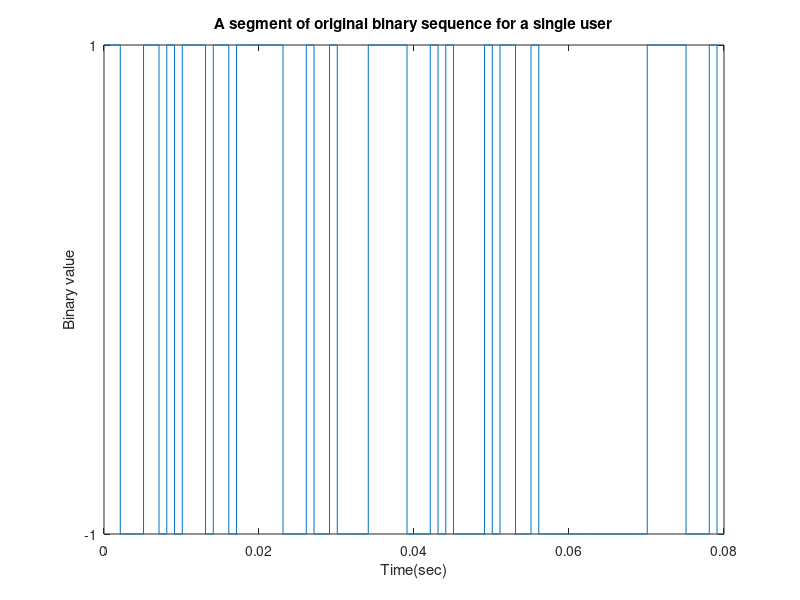
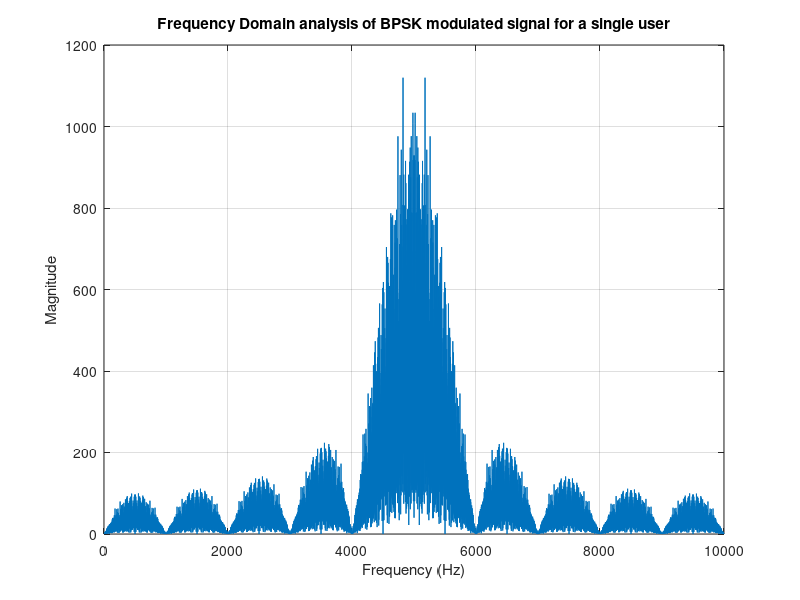
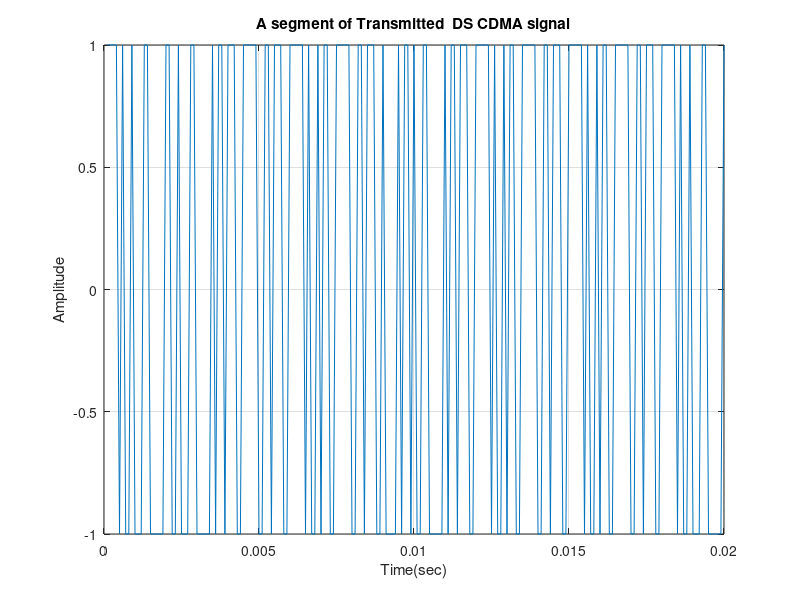

These figures' MATLAB source, in order: (Note: this script raises an error after producing the figures.)
% 1. Write a Matlab  program to evaluate performance of a   1/2-rated convolutionally encoded DS CDMA system in AWGN channel


% This program has been developed to study BER performance of a   1/2-rated convolutionally encoded DS CDMA system
% for a single user under AWGN channel
clear all;
close all;
msg=round(rand(1,1000));
%1/2 rated convolutional Encoder
trellis=poly2trellis(3,[6 7]);
user=convenc(msg,trellis);
% Convolutionally encoded data(0,1) are  mapping into +1/1
%% To convert the binary sequences to bipolar NRZ format
length_user=length(user);
for i=1:length_user
    if user(i)==0
        user(i)=-1;
    end
end
fc=5000; %%carrier frequency, %KHz
eb=.5;     %% energy per bit
bitrate=1000;% 1KHz
tb=1/bitrate; %% time per bit of message sequence
chiprate=10000;
tc=1/chiprate;
%%% CDMA transmitter for a single user
t=tc:tc:tb*length_user;
%%plotting base band signal for user
basebandsig=[];
for i=1:length_user
    for j=tc:tc:tb
        if user(i)==1
            basebandsig=[basebandsig 1];
        else
            basebandsig=[basebandsig -1];
        end
    end
end
figure(1)
stairs(t(1:800),basebandsig(1:800))
xlabel('Time(sec)')
ylabel('Binary value')
set(gca,'ytick',[ -1  1 ])
title('A segment of original binary sequence for a single user')
%%%% BPSK Modulation
bpskmod=[];
for i=1:length_user
    for j=tc:tc:tb
        bpskmod=[bpskmod sqrt(2*eb)*user(i)*cos(2*pi*fc*j)];
    end
end
%length(bpskmod)
number=length(t); %Total number of time segments
spectrum=abs(fft(bpskmod));
sampling_frequency=2*fc;
sampling_interval=(1.0/sampling_frequency);
nyquest_frequency=1.0/(2.0*sampling_interval);
for i=1:number
    frequency(i)=(1.0/(number*sampling_interval)).*i;
end
figure(2)
plot(frequency,spectrum)
title('Frequency Domain analysis of BPSK modulated signal for a single user')
xlabel('Frequency (Hz)')
ylabel('Magnitude')
grid on
%% PN generator for  a single user
%% let initial seed for a single user  is 1000
seed=[1 -1 1 -1];  %convert it into bipolar NRZ format
spreadspectrum=[];
pn=[];
for i=1:length_user
    for j=1:10 %chip rate is 10 times the bit rate
        pn=[pn seed(4)];
        if seed (4)==seed(3) temp=-1;
        else temp=1;
        end
        seed(4)=seed(3);
        seed(3)=seed(2);
        seed(2)=seed(1);
        seed(1)=temp;
    end
end
% each bit has 100 samples. and each pn chip has 10 samples. there r
% 10 chip per bit there fore size of pn samples and original bit is same
pnupsampled=[];
len_pn=length(pn);
for i=1:len_pn
    for j=10*tc:10*tc:tb
        if pn(i)==1
            pnupsampled=[pnupsampled 1];
        else
            pnupsampled=[pnupsampled -1];
        end
    end
end
length_pnupsampled=length(pnupsampled);
sigtx=bpskmod.*pnupsampled;
figure(3)
plot(t(1:200), sigtx(1:200))
title('A segment of Transmitted  DS CDMA signal')
xlabel('Time(sec)')
ylabel('Amplitude')
grid on
%%%%%%%%%%%%%AWGN CHANNEL%%%%%%%%%%%%%%%%%%%%%%%%%%%%%%%
%snr_in_dBs=1;
snr_in_dBs=0:1.0:10;
for m=1:length(snr_in_dBs)
    ber(m)=0.0;
    composite_signal=awgn(sigtx,snr_in_dBs(m),'measured');  %% SNR of % dbs
    %%%%%%%%%%%%%DEMODULATION FOR USER 1%%%%%%%%%%%%%%%%%%%%
    rx=composite_signal.*pnupsampled;
    %%%% BPSK demodulation for a single user
    demodcar=[];
    for i=1:length_user
        for j=tc:tc:tb
            demodcar=[demodcar sqrt(2*eb)*cos(2*pi*fc*j)];
        end
    end
    bpskdemod=rx.*demodcar;
    len_dmod=length(bpskdemod);
    sum=zeros(1,len_dmod/10);
    for i=1:len_dmod/10
        for j=(i-1)*10+1:i*10
            sum(i)=sum(i)+bpskdemod(j);
        end
    end
    sum;
    rxbits=[];
    for i=1:length_user
        if sum(i)>0
            rxbits=[rxbits 1];
        else
            rxbits=[rxbits 0];
        end
    end
    tblen = 3; delay = tblen; % Traceback length
    decoded = vitdec(rxbits,trellis,tblen,'cont','hard');
    [number,rat] = biterr(decoded(delay+1:end),msg(1:end-delay));
    ber(m)=rat;
end % for m
figure(4)
plot(snr_in_dBs,ber);
xlabel('Signal to noise ratio(dB)');
ylabel('BER');
legend('BER simulation for a single user');
title(' Coded BER simulation under AWGN chaanel ')
grid on
